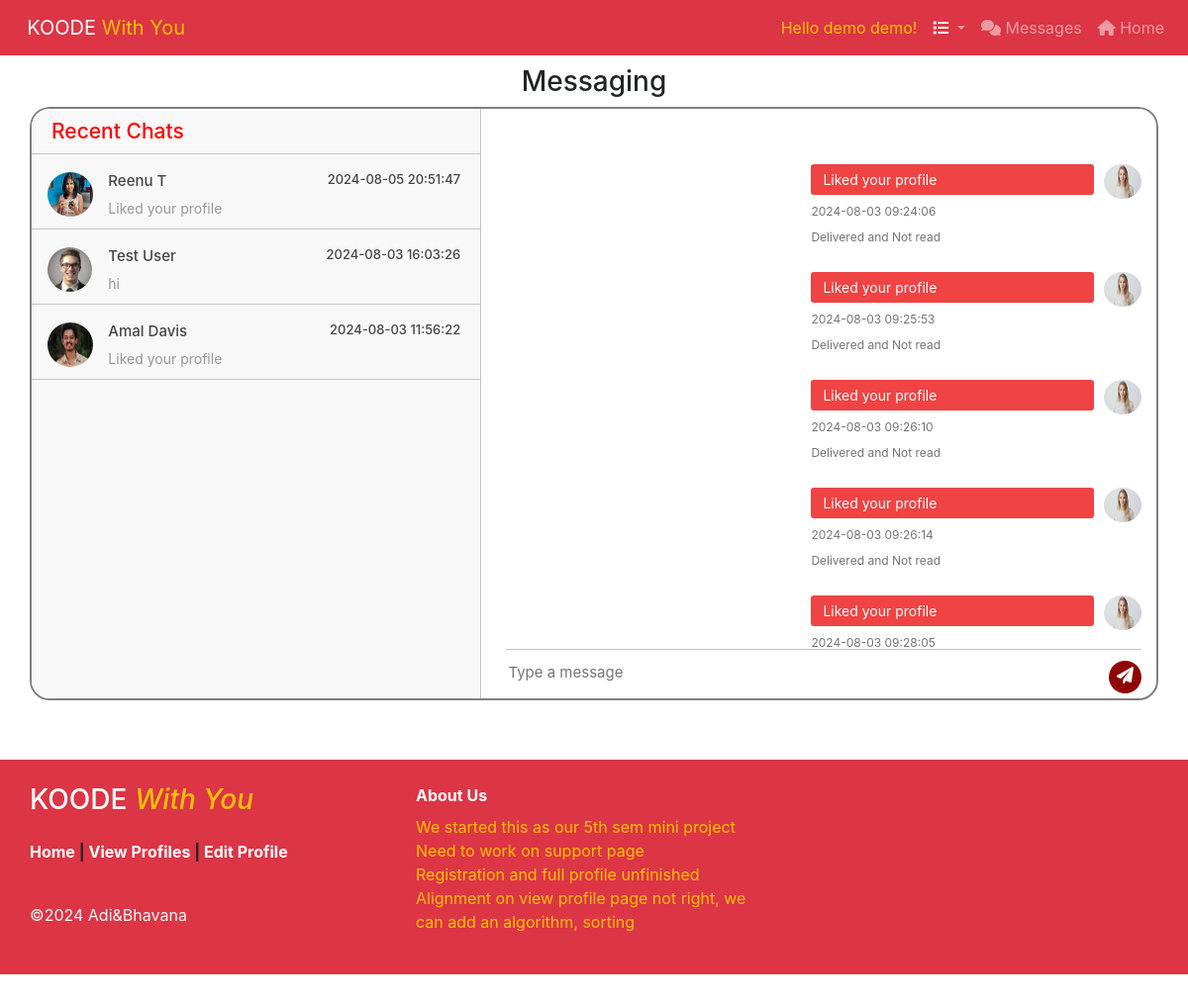
Page /chat-users.php?id=1 (signed in) on the committed database.
### tables this page shows
CREATE TABLE IF NOT EXISTS `messages` (
  `id` int NOT NULL AUTO_INCREMENT,
  `msg_from_user_id` int NOT NULL,
  `msg` varchar(500) NOT NULL,
  `msg_to_user_id` int NOT NULL,
  `msg_date` datetime NOT NULL,
  `is_msg_read` tinyint(1) NOT NULL DEFAULT '0',
  `msg_read_date` datetime DEFAULT NULL,
  PRIMARY KEY (`id`),
  KEY `MSG_FROM_USER` (`msg_from_user_id`),
  KEY `MSG_TO_USER` (`msg_to_user_id`)
);

CREATE TABLE IF NOT EXISTS `profile` (
  `id` int NOT NULL AUTO_INCREMENT,
  `email` varchar(500) NOT NULL,
  `password` varchar(500) NOT NULL,
  `firstName` varchar(50) NOT NULL,
  `lastName` varchar(50) NOT NULL,
  `city` varchar(50) NOT NULL,
  `bio` varchar(500) NOT NULL,
  `birthDate` date NOT NULL,
  `gender` varchar(50) NOT NULL,
  `hobby` varchar(255) NOT NULL,
  `Job` varchar(255) NOT NULL,
  `Disabled_stats` varchar(10) NOT NULL,
  `imgUrl` text NOT NULL,
  `receive_notification` tinyint(1) NOT NULL DEFAULT '0',
  `Disability` varchar(255) NOT NULL,
  `disabilitytype` varchar(100) NOT NULL,
  `user_role` text NOT NULL,
  `created_date` datetime NOT NULL DEFAULT CURRENT_TIMESTAMP,
  `modified_date` datetime DEFAULT NULL,
  PRIMARY KEY (`id`),
  UNIQUE KEY `email` (`email`)
);

### helper/helperFunctions.php (called while the page is built, shortened)
<?php
function IsVariableIsSetOrEmpty($variableToCheck): bool
{
    return false;
}

### chat-users.php (the view, shortened to what this page needs)
<?php
require("./helper/helperFunctions.php");
$userId = isset($_SESSION["userId"]) && !IsVariableIsSetOrEmpty($_SESSION["userId"]) ? $_SESSION["userId"] : 0;
$connection = getConnection();
$userObj = $userId !== 0 && !IsVariableIsSetOrEmpty($_SESSION["user"]) ? $_SESSION["user"] : "";
$msgList = [];
$recentMsgList = [];
$msgToUserId = isset($_GET["id"]) && !IsVariableIsSetOrEmpty($_GET["id"]) ? $_GET["id"] : 0;
if ($msgToUserId !== 0) {
    $recentMsgQuery = "SELECT
    *
FROM
    (
    SELECT PROFILE
        .id,
        PROFILE.firstName,
        PROFILE.lastName,
        PROFILE.imgUrl,
        (
        SELECT
            msg
        FROM
            messages
        WHERE
            messages.msg_from_user_id = PROFILE.id OR messages.msg_to_user_id = PROFILE.id
        ORDER BY
            id
        DESC
    LIMIT 1
    ) AS lastMessage,
    (
    SELECT
        msg_date
    FROM
        messages
    WHERE
        messages.msg_from_user_id = PROFILE.id OR messages.msg_to_user_id = PROFILE.id
    ORDER BY
        id
    DESC
LIMIT 1
) AS msgDate
FROM PROFILE
WHERE
    id <> :userId
) X
LEFT JOIN (
    Select DISTINCT ids
    from (
            select msg_from_user_id as ids
            from messages
            where msg_from_user_id =:userId  or msg_to_user_id=:userId
            UNION
            select msg_to_user_id as ids
            from messages
            where msg_from_user_id =:userId  or msg_to_user_id=:userId
		)uniqueIdList
		where ids <> :userId
   )IdList on X.id=IDList.ids
WHERE
	ids IS NOT NULL
    AND
    lastMessage IS NOT NULL
    ORDER BY msgDate desc";
    $recentQueryStmt = $connection->prepare($recentMsgQuery);
    $recentQueryStmt->bindParam(':userId', $userId);
    $recentQueryStmt->execute();
    $recentMsgList = $recentQueryStmt->fetchAll();
    $query = "SELECT m.id as msg_id
	  ,msg_from_user_id
      ,msg_to_user_id
      ,msg
      ,msg_date
      ,is_msg_read
      ,msg_read_date
      ,fromUser.id as fromUserId
      ,fromUser.firstName as fromFirstName
      ,fromUser.lastName as fromLastName
      ,fromUser.imgUrl as fromUserImgUrl
      ,toUser.id as toUserId
      ,toUser.firstName as toUserFirstName
      ,toUser.lastName as toUserLastName
      ,toUser.imgUrl as toUserImgUrl
FROM messages m
left join profile as fromUser on m.msg_from_user_id=fromUser.id
left JOIN profile as toUser on m.msg_to_user_id=toUser.id
WHERE (msg_from_user_id =:userId and msg_to_user_id=:sentToUserID) or (msg_from_user_id=:sentToUserID and msg_to_user_id=:userId)";
    $stmt = $connection->prepare($query);
    $stmt->bindParam(':userId', $userId);
    $stmt->bindParam(':sentToUserID', $_GET["id"]);
    $stmt->execute();
    $msgList = $stmt->fetchAll();
    if (count($msgList) > 0) {
        $lastMsgRow = end($msgList);
    }
}
?>
<!doctype html>
<html lang="en">
<head>
    <?php include("./includes/header.php") ?>
    <link href="https://cdnjs.cloudflare.com/ajax/libs/font-awesome/4.7.0/css/font-awesome.css" type="text/css"
          rel="stylesheet">
    <link href="./css/style.css" rel="stylesheet" type="text/css">
</head>
<body>
<div>
    <?php
    include("./includes/nav-bar.php")
    ?>
    <div class="row mb-10">
        <div class="container">
            <h3 class="mt-10 text-center">Messaging</h3>
            <div class="messaging" style="border-radius: 20px; overflow: hidden;">
                <div class="inbox_msg" style="border-radius: 20px; overflow: hidden; border:2px solid grey;">
                    <div class="inbox_people">
                        <div class="headind_srch">
                            <div class="recent_heading">
                                <h4 style="color:red;">Recent Chats</h4>
                            </div>
                        </div>
                        <div class="inbox_chat">
                            <?php
                            if (count($recentMsgList) > 0) {
                                foreach ($recentMsgList as $recentMsgItem) {
                                    ?>
                                    <div class="chat_list <?= $recentMsgItem["id"] === $msgToUserId ? "active_chat" : "" ?>"
                                         data-id="<?= $recentMsgItem["id"] ?>">
                                        <div class="chat_people">
                                            <div class="chat_img">
                                                <img class="rounded-circle" src="<?= $recentMsgItem["imgUrl"] ?>"
                                                     alt="to-user-img">
                                            </div>
                                            <div class="chat_ib">
                                                <h5>
                                                    <?= $recentMsgItem["firstName"] . ' ' . $recentMsgItem["lastName"] ?>
                                                    <span class="chat_date">
                                                    <?= $recentMsgItem["msgDate"] ?>
                                                </span>
                                                </h5>
                                                <p><?= $recentMsgItem["lastMessage"] ?></p>
                                            </div>
                                        </div>
                                    </div>
                                    <?php
                                }
                            } ?>
                        </div>
                    </div>
                    <div class="mesgs" >
                        <div class="msg_history">
                            <?php
                            foreach ($msgList
                                     as $item) {
                                if ($item["fromUserId"] === $userId) {
                                    ?>
                                    <div class="outgoing_msg">
                                        <div class="outgoing_msg_img">
                                            <img class="rounded-circle" src="<?= $item["fromUserImgUrl"] ?>"
                                                 alt="img">
                                        </div>
                                        <div class="sent_msg">
                                            <p><?= $item["msg"] ?></p>
                                            <span class="time_date">
                                                <?= $item["msg_date"] ?>
                                            </span>
                                            <span class="time_date">
                                                 <?php
                                                 if ($userObj["user_role"] === "premium") {
                                                     if (intval($item["is_msg_read"]) === 0) {
                                                         ?>
                                                         Delivered and Not read
                                                     <?php } else {
                                                         ?>Read by <?= $item["toUserFirstName"] . '' . $item["toUserLastName"] ?> at <?= $item["msg_read_date"] ?>
                                                     <?php }
                                                 }
                                                 ?>
                                            </span>
                                        </div>
                                    </div>
                                    <?php
                                }
                            }
                            ?>
                        </div>
                        <div class="type_msg">
                            <div class="input_msg_write">
                                <form action="chat-users.php?id=<?= $msgToUserId ?>" method="post">
                                    <input type="text" name="msg" class="write_msg" placeholder="Type a message"
                                           required/>
                                    <button id="sendBtn" class="msg_send_btn" type="button">
                                        <i class="fa fa-paper-plane-o" aria-hidden="true" ></i>
                                    </button>
                                </form>
                            </div>
                        </div>
                    </div>
                </div>
            </div>
        </div>
    </div>
    <?php include("./includes/footer.php") ?>
</div>
</body>
</html>

### css/style.css (style rules this page uses)
:root { --input-padding-x: 1.5rem; --input-padding-y: .75rem; }
.mt-10 { margin-top: 10px; }
.mb-10 { margin-bottom: 10px; }
.container { position: relative; max-width: 800px; margin: 0 auto; }

### chat-users.php (style rules this page uses)
.container { max-width: 1170px; margin: auto; border-radius: 20px; overflow: hidden; }
img { max-width: 100%; }
.inbox_people { background: #f8f8f8 none repeat scroll 0 0; float: left; overflow: hidden; width: 40%; border-right: 1px solid #c4c4c4; }
.inbox_msg { border: 1px solid #c4c4c4; clear: both; overflow: hidden; }
.recent_heading { float: left; width: 40%; }
.headind_srch { padding: 10px 29px 10px 20px; overflow: hidden; border-bottom: 1px solid #c4c4c4; }
.recent_heading h4 { color: #05728f; font-size: 21px; margin: auto; }
.chat_ib h5 { font-size: 15px; color: #464646; margin: 0 0 8px 0; }
.chat_ib h5 span { font-size: 13px; float: right; }
.chat_ib p { font-size: 14px; color: #989898; margin: auto }
.chat_img { float: left; width: 11%; }
.chat_img img { height: 45px; }
.chat_ib { float: left; padding: 0 0 0 15px; width: 88%; }
.chat_people { overflow: hidden; clear: both; }
.chat_list { border-bottom: 1px solid #c4c4c4; margin: 0; padding: 18px 16px 10px; cursor: pointer; }
.inbox_chat { height: 550px; overflow-y: scroll; }
.time_date { color: #747474; display: block; font-size: 12px; margin: 8px 0 0; }
.mesgs { float: left; padding: 30px 15px 0 25px; width: 60%; }
.sent_msg p { background: #f04343 none repeat scroll 0 0; border-radius: 3px; font-size: 14px; margin: 0; color: #fff; padding: 5px 10px 5px 12px; width: 100%; }
.outgoing_msg, .incoming_msg { overflow: hidden; margin: 26px 0 26px; }
.outgoing_msg_img { display: inline-block; width: 6%; float: right; }
.outgoing_msg_img img, .incoming_msg_img img { height: 35px; }
.sent_msg { float: right; width: 46%; padding: 0 10px 0 0px; }
.input_msg_write input { background: rgba(0, 0, 0, 0) none repeat scroll 0 0; border: medium none; color: #4c4c4c; font-size: 15px; min-height: 48px; width: 100%; }
.type_msg { border-top: 1px solid #c4c4c4; position: relative; }
.msg_send_btn { background: #8f0505 none repeat scroll 0 0; border: medium none; border-radius: 50%; color: #fff; cursor: pointer; font-size: 17px; height: 33px; position: absolute; right: 0; top: 11px; width: 33px; }
.messaging { padding: 0 0 50px 0; }
.msg_history { height: 516px; overflow-y: auto; }

### includes/nav-bar.php (style rules this page uses)
body { overflow-x: hidden; }

### rows in the picture
messages: msg_from_user.imgUrl (picture), msg "Liked your profile", msg_date "2024-08-03 09:24:06", is_msg_read "Delivered and Not read"
messages: msg_from_user.imgUrl (picture), msg "Liked your profile", msg_date "2024-08-03 09:25:53", is_msg_read "Delivered and Not read"
messages: msg_from_user.imgUrl (picture), msg "Liked your profile", msg_date "2024-08-03 09:26:10", is_msg_read "Delivered and Not read"
messages: msg_from_user.imgUrl (picture), msg "Liked your profile", msg_date "2024-08-03 09:26:14", is_msg_read "Delivered and Not read"
messages: msg_from_user.imgUrl (picture), msg "Liked your profile", msg_date "2024-08-03 09:28:05"

### other values in the picture
$user["firstName"] "demo"
$user["lastName"] "demo"
$recentMsgItem["firstName"] "Reenu"
$recentMsgItem["lastName"] "T"
$recentMsgItem["msgDate"] "2024-08-05 20:51:47"
$recentMsgItem["lastMessage"] "Liked your profile"
$recentMsgItem["firstName"] "Test"
$recentMsgItem["lastName"] "User"
$recentMsgItem["msgDate"] "2024-08-03 16:03:26"
$recentMsgItem["lastMessage"] "hi"
$recentMsgItem["firstName"] "Amal"
$recentMsgItem["lastName"] "Davis"
$recentMsgItem["msgDate"] "2024-08-03 11:56:22"
